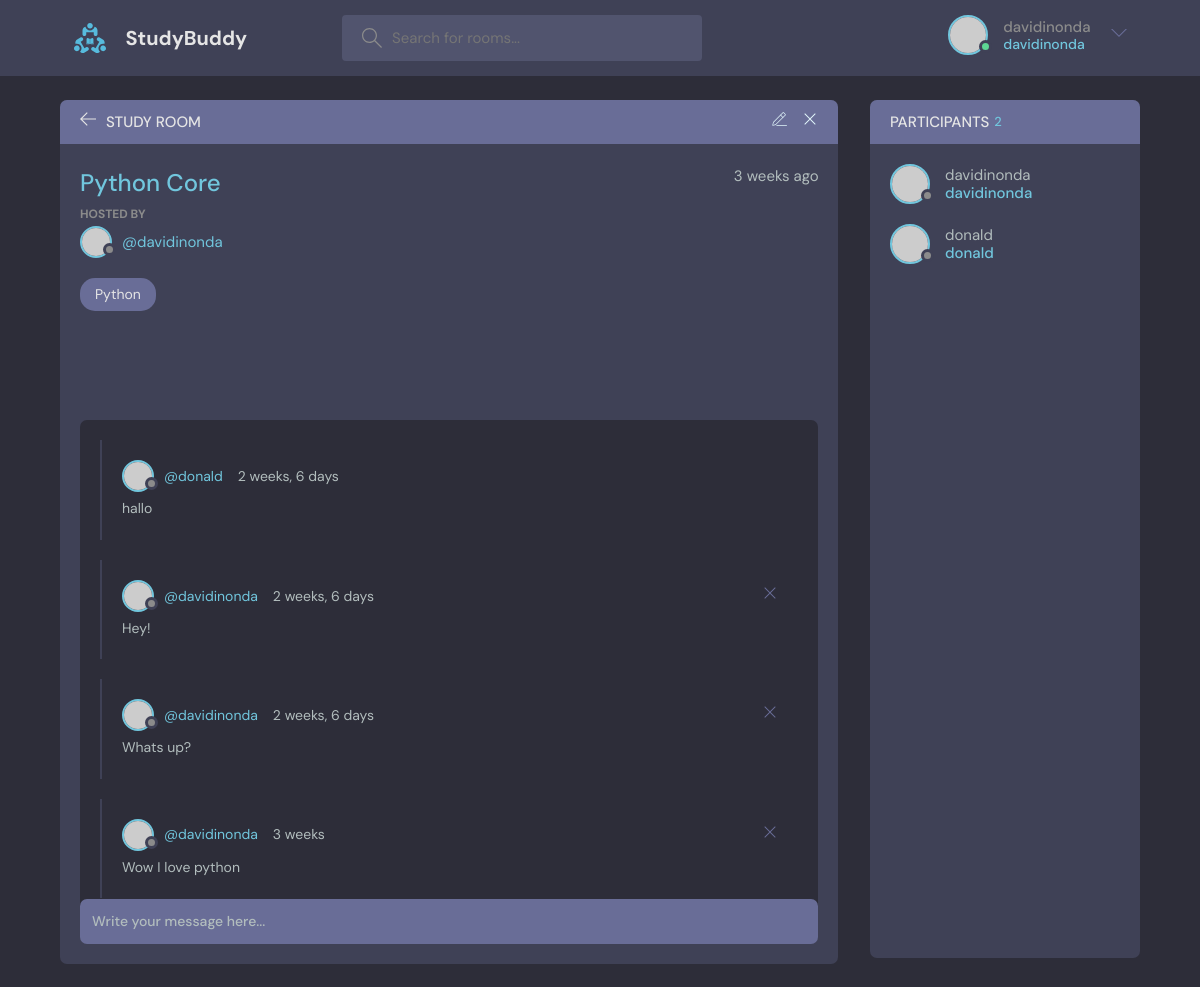
/room/2/ (signed in), run on the app's committed database.
### Base/models.py (models this page shows, shortened)
class Room(models.Model):
    host=models.ForeignKey(User, on_delete=models.SET_NULL,null=True)
    topic= models.ForeignKey(Topic, on_delete=models.SET_NULL, null=True)
    name= models.CharField(max_length=200)
    participants=models.ManyToManyField(User,related_name='participants',blank=True)
    description= models.TextField(null= True, blank=True)
    update=models.DateTimeField(auto_now=True)
    created= models.DateTimeField(auto_now_add=True)
    class Meta:
        ordering =['-update', '-created']

class Topic(models.Model):
    name=models.CharField(max_length=200)
    def __str__(self):
        return self.name

class Message(models.Model):
    user=models.ForeignKey(User, on_delete=models.CASCADE)
    room= models.ForeignKey(Room, on_delete=models.CASCADE)
    body= models.TextField()
    update=models.DateTimeField(auto_now=True)
    created= models.DateTimeField(auto_now_add=True)
    class Meta:
        ordering =['-update', '-created']

### Base/views.py (the view, shortened to what this page needs)
# urls.py: path('room/<str:pk>/',views.room, name='room'),
@login_required(login_url='login')
def room(request, pk):
    room = Room.objects.get(id=pk)
    room_messages = room.message_set.all().order_by('-created')
    participants = room.participants.all()
    context = {'room': room,
               'room_messages': room_messages,
               'participants': participants
               }
    return render(request, 'Base/room.html', context)

### Base/templates/Base/room.html (shortened to what this page needs)
{% extends 'main.html' %}
{% block content %}
    <main class="profile-page layout layout--2">
      <div class="container">
        <div class="room">
          <div class="room__top">
            <div class="room__topLeft">
              <a href="{% url 'home'  %}">
                <svg version="1.1" xmlns="http://www.w3.org/2000/svg" width="32" height="32" viewBox="0 0 32 32">
                  <title>arrow-left</title>
                  <path
                    d="M13.723 2.286l-13.723 13.714 13.719 13.714 1.616-1.611-10.96-10.96h27.625v-2.286h-27.625l10.965-10.965-1.616-1.607z"
                  ></path>
                </svg>
              </a>
              <h3>Study Room</h3>
            </div>
             {% if room.host == request.user %}
            <div class="room__topRight">
              <a href="{% url 'RoomUpdate' room.id %}">
              </a>
              <a href="{% url 'DeleteRoom' room.id %}">
                <svg version="1.1" xmlns="http://www.w3.org/2000/svg" width="32" height="32" viewBox="0 0 32 32">
                  <title>remove</title>
                  <path
                    d="M27.314 6.019l-1.333-1.333-9.98 9.981-9.981-9.981-1.333 1.333 9.981 9.981-9.981 9.98 1.333 1.333 9.981-9.98 9.98 9.98 1.333-1.333-9.98-9.98 9.98-9.981z"
                  ></path>
                </svg>
              </a>
            </div>
            {% endif %}
          </div>
          <div class="room__box scroll">
            <div class="room__header scroll">
              <div class="room__info">
                <h3>{{room.name}}</h3>
                <span>{{room.created|timesince}} ago</span>
              </div>
              <div class="room__hosted">
                <p>Hosted By</p>
                <a href="{% url 'profile' room.host.id %}" class="room__author">
                  <div class="avatar avatar--small">
                    <img src="https://randomuser.me/api/portraits/men/37.jpg" />
                  </div>
                  <span>@{{room.host}}</span>
                </a>
              </div>
              <span class="room__topics">{{room.topic}}</span>
            </div>
            <div class="room__conversation">
              <div class="threads scroll">
                {% for message in room_messages %}
                <div class="thread">
                  <div class="thread__top">
                    <div class="thread__author">
                      <a href="{% url 'profile' message.user.id %}" class="thread__authorInfo">
                        <div class="avatar avatar--small">
                          <img src="https://randomuser.me/api/portraits/men/37.jpg" />
                        </div>
                        <span>@{{message.user.username}}</span>
                      </a>
                      <span class="thread__date">{{message.created|timesince}}</span>
                    </div>
                    {% if request.user == message.user %}
                    <a href="{% url 'delete-message' message.id %}">
                    <div class="thread__delete">
                      <svg version="1.1" xmlns="http://www.w3.org/2000/svg" width="32" height="32" viewBox="0 0 32 32">
                        <title>remove</title>
                        <path
                          d="M27.314 6.019l-1.333-1.333-9.98 9.981-9.981-9.981-1.333 1.333 9.981 9.981-9.981 9.98 1.333 1.333 9.981-9.98 9.98 9.98 1.333-1.333-9.98-9.98 9.98-9.981z"
                        ></path>
                      </svg>
                    </div>
                    </a>
                    {% endif %}
                  </div>
                  <div class="thread__details">
                   {{message.body}}
                  </div>
                </div>
                {% endfor %}
              </div>
            </div>
          </div>
          <div class="room__message">
            <form action="#"><input name="" placeholder="Write your message here..." /></form>
          </div>
        </div>
        <div class="participants">
          <h3 class="participants__top">Participants <span>{{participants.count}}</span></h3>
          <div class="participants__list scroll">
            {% for user in participants %}
            <a href="{% url 'profile' user.pk %}" class="participant">
              <div class="avatar avatar--medium">
                <img src="https://randomuser.me/api/portraits/men/37.jpg" />
              </div>
              <p>
                {{user.username}}
                <span>{{user.username}}</span>
              </p>
            </a>
            {% endfor %}
          </div>
        </div>
      </div>
    </main>
{% endblock content %}

### templates/navbar.html (shortened to what this page needs)
{% load static %}
<header class="header header--loggedIn">
    <div class="container">
      <a href="{% url 'home' %}" class="header__logo">
        <img src="{% static 'images/logo.svg' %}" />
        <h1>StudyBuddy</h1>
      </a>
      <form class="header__search" method="GET" action="{% url 'home' %}">
        <label>
          <input name="q" placeholder="Search for rooms..." />
        </label>
      </form>
      <nav class="header__menu">
        {% if request.user.is_authenticated %}
        <div class="header__user">
          <a href="profile.html">
            <div class="avatar avatar--medium active">
              <img src="https://randomuser.me/api/portraits/men/37.jpg" />
            </div>
            <p>{{request.user.username}} <span>{{request.user.username}}</span></p>
          </a>
          <button class="dropdown-button">
            <svg version="1.1" xmlns="http://www.w3.org/2000/svg" width="32" height="32" viewBox="0 0 32 32">
              <title>chevron-down</title>
              <path d="M16 21l-13-13h-3l16 16 16-16h-3l-13 13z"></path>
            </svg>
          </button>
        </div>
        {% else %}
        <a href="{% url 'login' %}">
          <img src="{% static 'images/avatar.svg' %}" alt="">
          <p>Login</p>
        </a>
        {% endif %}
      </nav>
    </div>
  </header>

### data on the page
Room: name "Python Core", created "3 weeks", host "davidinonda", topic "Python"
Message: user.username "donald", created "2 weeks, 6 days", body "hallo"
Message: user.username "davidinonda", created "2 weeks, 6 days", body "Hey!"
Message: user.username "davidinonda", created "2 weeks, 6 days", body "Whats up?"
Message: user.username "davidinonda", created "3 weeks", body "Wow I love python"

### other printed values
{{ request.user.username }} "davidinonda"
{{ participants.count }} "2"
{{ user.username }} "davidinonda"
{{ user.username }} "donald"
